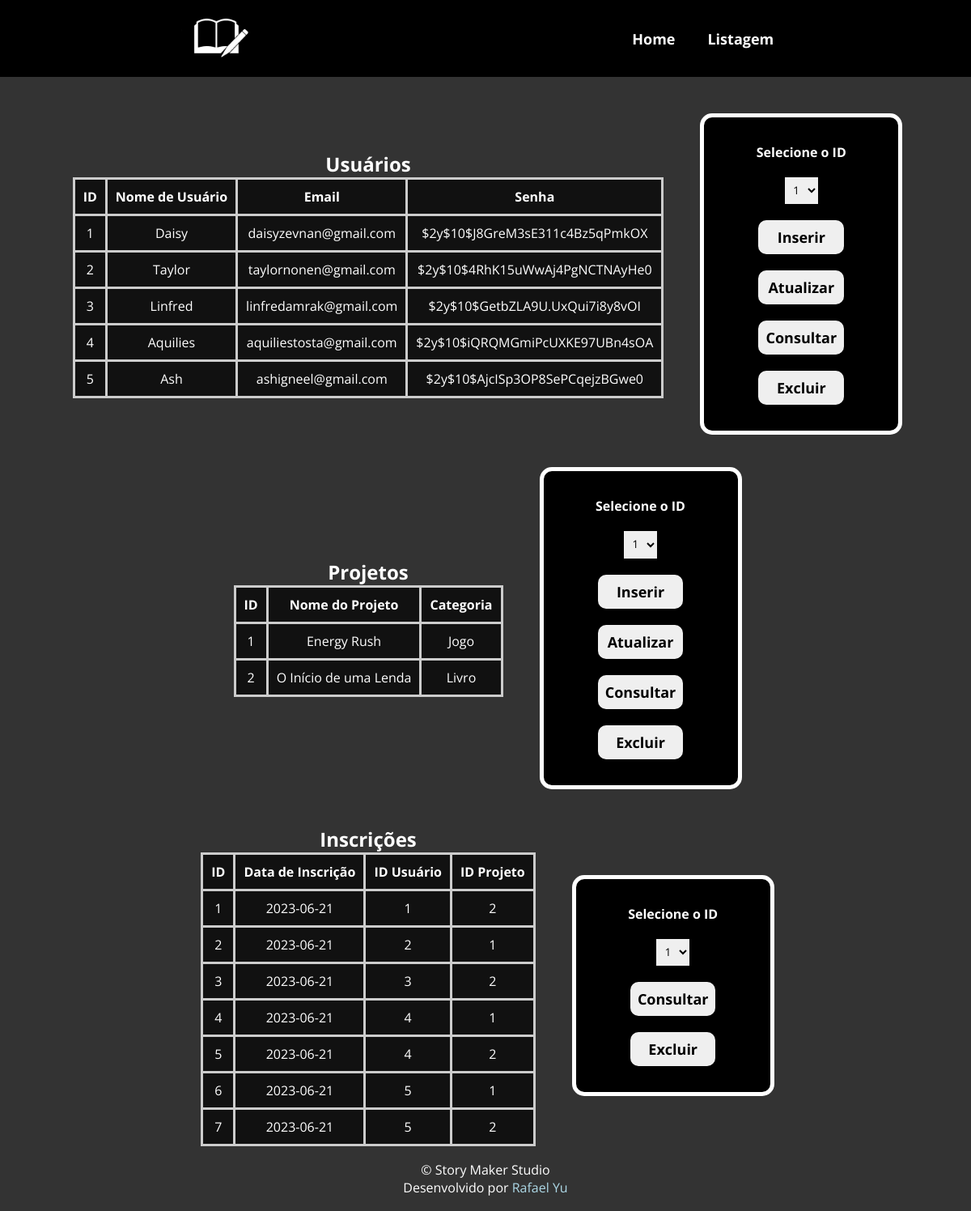
/list.php, run on an earlier commit of the app's database.
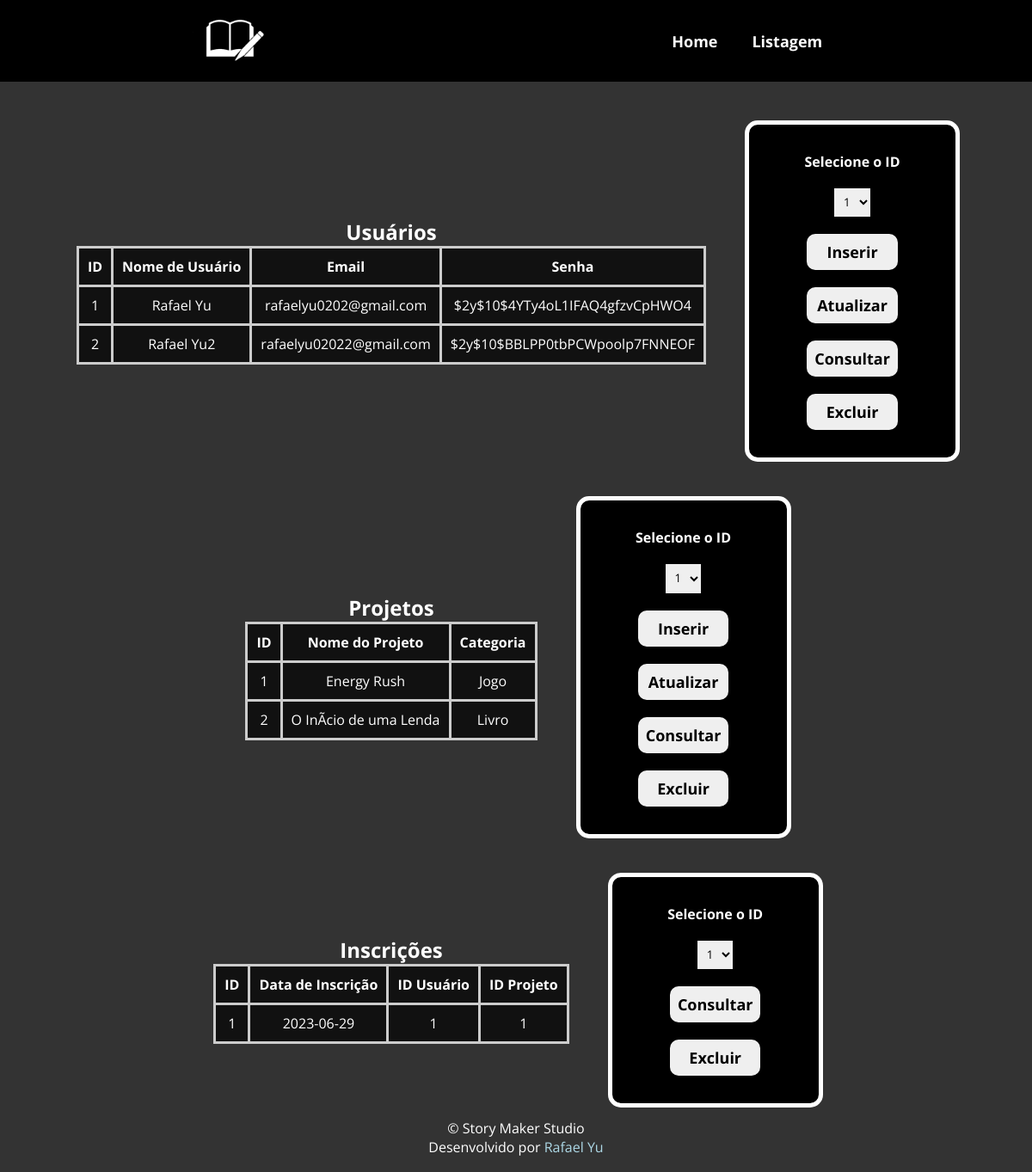
And on a later commit of the database.
### tables this page shows
CREATE TABLE `usuario` (
  `id` int(11) NOT NULL,
  `nome_usuario` varchar(100) NOT NULL,
  `email` varchar(100) NOT NULL,
  `senha` varchar(30) NOT NULL
);

CREATE TABLE `projeto` (
  `id` int(11) NOT NULL,
  `nome` varchar(100) NOT NULL,
  `categoria` varchar(30) NOT NULL
);

CREATE TABLE `usuario_projeto` (
  `id` int(11) NOT NULL,
  `data_inscricao` date NOT NULL,
  `id_usuario` int(11) NOT NULL,
  `id_projeto` int(11) NOT NULL
);

### list.php (the view, shortened to what this page needs)
<?php
    include_once("php/conn.php");
?>
<!DOCTYPE html>
<html lang="pt-br">
<head>
    <link rel="stylesheet" href="css/styles.css?v=<?php echo time(); ?>">
</head>
<body>
    <header>
        <a href="index.php"><img src="img/icon.png" alt="Story Maker Studio" width=90 height=90></a>
        <nav>
            <ul>
                <li><a href="index.php"><strong>Home</strong></a></li>
                <li><a href="list.php"><strong>Listagem</strong></a></li>
            </ul>
        </nav>
    </header>
    <main>
        <section>
            <div>
            <h1><strong>Usuários</strong></h1>
            <table>
                <thead>
                    <tr>
                        <th>ID</th>
                        <th>Nome de Usuário</th>
                        <th>Email</th>
                        <th>Senha</th>
                    </tr>
                </thead>
                <tbody id="user-table">
                    <?php
                        $sqlSelect = $conn->prepare("SELECT * FROM usuario");
                        $sqlSelect->execute();
                        $fetch = $sqlSelect->fetchAll();
                        foreach($fetch as $item){
                            $id_usuario = $item["id"];
                            $nome_usuario = $item["nome_usuario"];
                            $email = $item["email"];
                            $senha = $item["senha"];
                            echo "<tr class='tr-body'>
                                  <td>$id_usuario</td>
                                  <td>$nome_usuario</td>
                                  <td>$email</td>
                                  <td>$senha</td>
                                  </tr>";
                        }
                    ?>
                </tbody>
            </table>
            </div>
            <form action="php/linker.php" method="POST" class="actions">
                <label for="select-user-id"><strong>Selecione o ID</strong></label>
                <select name="select-user-id" id="select-user-id">
                    <?php
                        $sqlSelect = $conn->prepare("SELECT * FROM usuario");
                        $sqlSelect->execute();
                        $fetch = $sqlSelect->fetchAll();
                        foreach($fetch as $item){
                            $id_usuario = $item["id"];
                            echo "<option value='$id_usuario'>$id_usuario</option>";
                        }
                    ?>
                </select>
                <input type="submit" name="insert-user" id="insert-user" class="btn" value="Inserir">
                <input type="submit" name="update-user" id="update-user" class="btn" value="Atualizar">
                <input type="submit" name="select-user" id="select-user" class="btn" value="Consultar">
                <input type="submit" name="delete-user" id="delete-user" class="btn" value="Excluir">
            </form>
        </section>
        <section>
            <div>
            <h1><strong>Projetos</strong></h1>
            <table>
                <thead>
                    <tr>
                        <th>ID</th>
                        <th>Nome do Projeto</th>
                        <th>Categoria</th>
                    </tr>
                </thead>
                <tbody id="project-table">
                    <?php
                        $sqlSelect = $conn->prepare("SELECT * FROM projeto");
                        $sqlSelect->execute();
                        $fetch = $sqlSelect->fetchAll();
                        foreach($fetch as $item){
                            $id_projeto = $item["id"];
                            $nome_projeto = $item["nome"];
                            $categoria = $item["categoria"];
                            echo "<tr class='tr-body'>
                                <td>$id_projeto</td>
                                <td>$nome_projeto</td>
                                <td>$categoria</td>
                                </tr>";
                        }
                    ?>
                </tbody>
            </table>
            </div>
            <form action="php/linker.php" method="POST" class="actions">
                <label for="select-project-id"><strong>Selecione o ID</strong></label>
                <select name="select-project-id" id="select-project-id">
                    <?php
                        $sqlSelect = $conn->prepare("SELECT * FROM projeto");
                        $sqlSelect->execute();
                        $fetch = $sqlSelect->fetchAll();
                        foreach($fetch as $item){
                            $id_projeto = $item["id"];
                            echo "<option value='$id_projeto'>$id_projeto</option>";
                        }
                    ?>
                </select>
                <input type="submit" name="insert-project" id="insert-project" class="btn" value="Inserir">
                <input type="submit" name="update-project" id="update-project" class="btn" value="Atualizar">
                <input type="submit" name="select-project" id="select-project" class="btn" value="Consultar">
                <input type="submit" name="delete-project" id="delete-project" class="btn" value="Excluir">
            </form>
        </section>
        <section>
            <div>
            <h1><strong>Inscrições</strong></h1>
            <table>
                <thead>
                    <tr>
                        <th>ID</th>
                        <th>Data de Inscrição</th>
                        <th>ID Usuário</th>
                        <th>ID Projeto</th>
                    </tr>
                </thead>
                <tbody id="user-project-table">
                    <?php
                        $sqlSelect = $conn->prepare("SELECT * FROM usuario_projeto");
                        $sqlSelect->execute();
                        $fetch = $sqlSelect->fetchAll();
                        foreach($fetch as $item){
                            $id_usuario_projeto = $item["id"];
                            $data_inscricao = $item["data_inscricao"];
                            $id_usuario_up = $item["id_usuario"];
                            $id_projeto_up = $item["id_projeto"];
                            echo "<tr class='tr-body'>
                                <td>$id_usuario_projeto</td>
                                <td>$data_inscricao</td>
                                <td>$id_usuario_up</td>
                                <td>$id_projeto_up</td>
                                </tr>";
                        }
                    ?>
                </tbody>
            </table>
            </div>
            <form action="php/linker.php" method="POST" class="actions">
                <label for="select-up-id"><strong>Selecione o ID</strong></label>
                <select name="select-up-id" id="select-up-id">
                    <?php
                        $sqlSelect = $conn->prepare("SELECT * FROM usuario_projeto");
                        $sqlSelect->execute();
                        $fetch = $sqlSelect->fetchAll();
                        foreach($fetch as $item){
                            $id_up = $item["id"];
                            echo "<option value='$id_up'>$id_up</option>";
                        }
                    ?>
                </select>
                <input type="submit" name="select-up" id="select-up" class="btn" value="Consultar">
                <input type="submit" name="delete-up" id="delete-up" class="btn" value="Excluir">
            </form>
        </section>
    </main>
    <footer>
        <p>&copy Story Maker Studio</p>
        <p>Desenvolvido por <a href="https://github.com/YuuY314" target="_blank" id="github-link">Rafael Yu</a></p>
    </footer>
</body>
</html>

### css/styles.css (style rules this page uses)
* { margin: 0; padding: 0; box-sizing: border-box; font-family: "Open Sans", Helvetica, sans-serif; }
body { background-color: #333; height: 100vh; width: 100%; color: #FFFFFF; }
a { color: lightblue; text-decoration: none; }
ul, li { list-style-type: none; }
header { width: 100%; display: flex; justify-content: space-around; align-items: center; min-height: 10vh; background-color: #000; margin-bottom: 50px; }
header nav ul { display: flex; }
header nav ul li { padding: 20px; }
header nav ul li a { color: #FFFFFF; font-size: large; transition: .5s; }
main { min-height: 80vh; width: 100%; display: flex; justify-content: center; align-items: center; flex-wrap: wrap; gap: 50px; }
section { width: 100%; display: flex; justify-content: center; align-items: center; gap: 50px; }
section div h1 { text-align: center; }
form { background-color: black; display: flex; flex-direction: column; gap: 20px; width: 25%; padding: 2rem; outline: 5px solid white; border-radius: 10px; }
form > label { text-align: center; }
input, select { outline: none; border: none; padding: .5em; }
.actions { width: 20%; align-items: center; justify-content: center; }
.actions .btn { width: 60%; }
.btn { width: 40%; cursor: pointer; border-radius: 10px; font-size: large; font-weight: bold; transition: .5s; }
footer { text-align: center; min-height: 10vh; padding: 15px; display: block; display: flex; justify-content: center; flex-direction: column; align-items: center; }
#github-link { transition: .5s }
table { border: 2px solid #cccccc; border-collapse: collapse; background-color: #111; }
th, td { padding: 10px; text-align: center; }
th, tr, td { border: 3px solid #cccccc; color: white; }

What changed in the data, as far as the page shows it:
removed usuario: id "3", nome_usuario "Linfred", email "linfredamrak@gmail.com", senha "$2y$10$GetbZLA9U.UxQui7i8y8vOI"
removed usuario: id "4", nome_usuario "Aquilies", email "aquiliestosta@gmail.com", senha "$2y$10$iQRQMGmiPcUXKE97UBn4sOA"
removed usuario: id "5", nome_usuario "Ash", email "ashigneel@gmail.com", senha "$2y$10$AjcISp3OP8SePCqejzBGwe0"
removed usuario_projeto: id "2", data_inscricao "2023-06-21", id_usuario "2", id_projeto "1"
removed usuario_projeto: id "3", data_inscricao "2023-06-21", id_usuario "3", id_projeto "2"
removed usuario_projeto: id "4", data_inscricao "2023-06-21", id_usuario "4", id_projeto "1"
removed usuario_projeto: id "5", data_inscricao "2023-06-21", id_usuario "4", id_projeto "2"
removed usuario_projeto: id "6", data_inscricao "2023-06-21", id_usuario "5", id_projeto "1"
removed usuario_projeto: id "7", data_inscricao "2023-06-21", id_usuario "5", id_projeto "2"
changed usuario id 1: nome_usuario "Daisy" → "Rafael Yu"; email "daisyzevnan@gmail.com" → "rafaelyu0202@gmail.com"; senha "$2y$10$J8GreM3sE311c4Bz5qPmkOX" → "$2y$10$4YTy4oL1IFAQ4gfzvCpHWO4"
changed usuario id 2: nome_usuario "Taylor" → "Rafael Yu2"; email "taylornonen@gmail.com" → "rafaelyu02022@gmail.com"; senha "$2y$10$4RhK15uWwAj4PgNCTNAyHe0" → "$2y$10$BBLPP0tbPCWpoolp7FNNEOF"
changed projeto "Livro": nome "O Início de uma Lenda" → "O InÃ­cio de uma Lenda"
changed usuario_projeto id 1: data_inscricao "2023-06-21" → "2023-06-29"; id_projeto "2" → "1"
